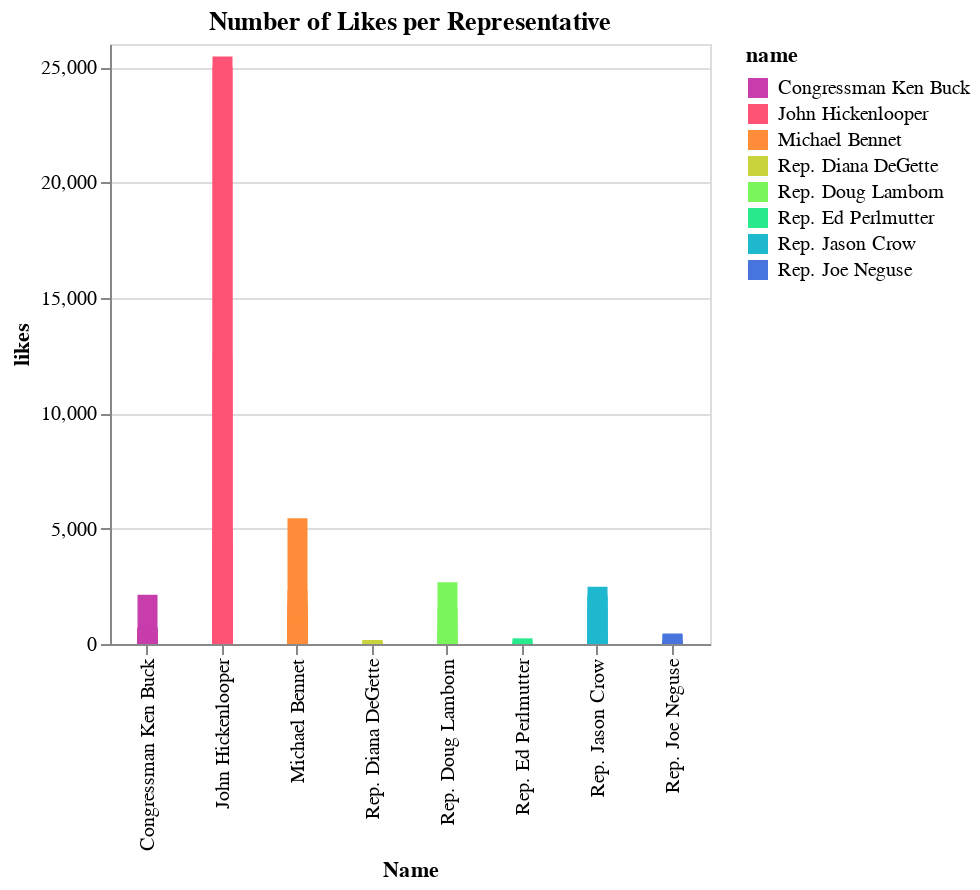

The notebook cell saved with this chart:
### Code cell
import altair as alt

base = alt.Chart(allTweetsdf).mark_bar(color='red',size=10).encode(
    x=alt.X('name',title='Name'),
    y=alt.Y('average(nlikes)',title='likes'),
    color= alt.Color('name', scale=alt.Scale(scheme='rainbow')),
    tooltip = ["nreplies","nretweets"]
).properties(
     title={
    "text": ["Number of Likes per Representative"]},
     width=300,
     height=300
)
base

### Figure 1 — Vega-Lite specification as saved in the notebook (floating-point values rounded to 4 significant figures; data arrays with more than 128 entries replaced by an {"elided": "..."} marker saying what was removed)
{"config": {"view": {"continuousWidth": 400, "continuousHeight": 300}}, "data": {"name": "data-1f7eb1792d93da087685b1d575e82abc"}, "mark": {"type": "bar", "color": "red", "size": 10}, "encoding": {"color": {"type": "nominal", "field": "name", "scale": {"scheme": "rainbow"}}, "tooltip": [{"type": "quantitative", "field": "nreplies"}, {"type": "quantitative", "field": "nretweets"}], "x": {"type": "nominal", "field": "name", "title": "Name"}, "y": {"type": "quantitative", "aggregate": "average", "field": "nlikes", "title": "likes"}}, "height": 300, "title": {"text": ["Number of Likes per Representative"]}, "width": 300, "$schema": "https://vega.github.io/schema/vega-lite/v4.8.1.json", "datasets": {"data-1f7eb1792d93da087685b1d575e82abc": {"elided": "392 records"}}}
